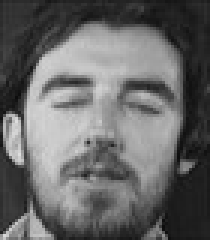
#> input picture ORL_dataset_split/train/109_11.jpg, 70 x 80 px (shown 3 times larger); its folder holds 4 pictures in this run
$ jupyter execute trial.ipynb   (shell and % lines are left out)
#> lines starting #> are read from the running program, lines starting #| are printed output that depends on the picture; pictures that were not available may be replaced by others from this repository, and a replacement may not be noted
[cell 1]
from os import path
import os
from matplotlib.image import imread
from matplotlib import pyplot as plt
import numpy as np
from skimage import io

[cell 2]
TRAIN_IMG_FOLDER = "./ORL_dataset_split/train"
TEST_IMG_FOLDER = "./ORL_dataset_split/test"

path.exists(TRAIN_IMG_FOLDER) and path.exists(TEST_IMG_FOLDER)

[cell 3]
train_set_files = os.listdir(TRAIN_IMG_FOLDER)
test_set_files = os.listdir(TEST_IMG_FOLDER)
#test_set_files, train_set_files

# every image in the folder is having size 70x80

height = 80
width = 70

print(
    f"training: {len(train_set_files)} pics, testing: {len(test_set_files)} pics")

[cell 4]
training_matrix = np.ndarray(
    shape=(len(train_set_files), height*width), dtype=np.float64)
# training_matrix

[cell 5]
img_num = 0
for img_path in train_set_files:
    img_abs_path = "./ORL_dataset_split/train/"+img_path
    # print(img_abs_path)
    img = io.imread(img_abs_path, as_gray=True)
#> img is the input picture: shape (80, 70); min 13, max 221, mean 103.6
    # plt.imshow(img,cmap="gray") #displays pic

    training_matrix[img_num:] = np.array(img, dtype='float64').flatten()
    img_num += 1

training_matrix.shape

[cell 6]
mean_face = np.zeros((1, height*width))
for i in training_matrix:
    mean_face = np.add(mean_face, i)

mean_face.shape
#> Out = (1, 5600)

[cell 7]
mean_face = np.divide(mean_face, float(len(train_set_files))).flatten()
#> mean_face = 5600 values, max 198.8 at index 1494, min 31.5 at index 830, mean 110.2
plt.imshow(mean_face.reshape(height, width), cmap='gray')
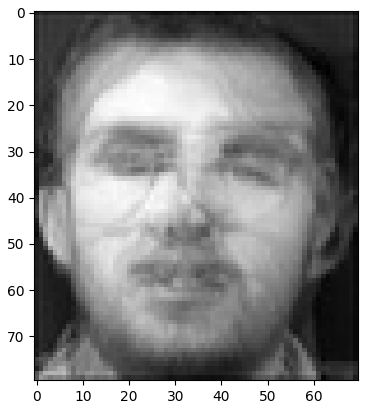
#> figure drawn by matplotlib, 1 panel

[cell 8]
normalised_training_matrix = np.ndarray(
    shape=(len(train_set_files), height*width))

for i in range(len(train_set_files)):
    normalised_training_matrix[i] = np.subtract(training_matrix[i], mean_face)

[cell 9]
for i in range(len(train_set_files)):
    img = normalised_training_matrix[i].reshape(height, width)
    plt.imshow(img, cmap='gray')
#> this loop made 4 passes
#> pass 1, `img = normalised_training_matrix[i].reshape(height, width)`:
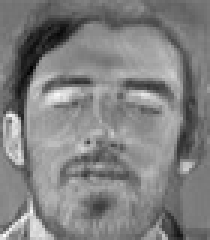
#> img: shape (80, 70) float64 (shown 3 times larger); min -112.8, max 96.75, mean -6.6; drawn with min black and max white
#> pass 2, `img = normalised_training_matrix[i].reshape(height, width)`:
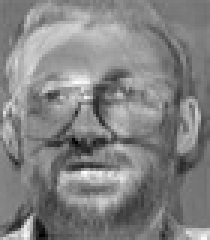
#> img: shape (80, 70) float64 (shown 3 times larger); min -109, max 84.75, mean -9.6; drawn with min black and max white
#> pass 3, `img = normalised_training_matrix[i].reshape(height, width)`:
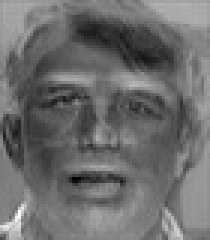
#> img: shape (80, 70) float64 (shown 3 times larger); min -97, max 135.8, mean 2.7; drawn with min black and max white
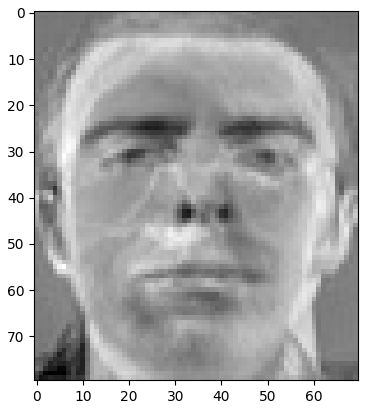
#> figure drawn by matplotlib, 1 panel

[cell 10]
cov_matrix = np.cov(normalised_training_matrix)
#> cov_matrix = [[892.6, -325.6, -264.8, -302.3], [-325.6, 733.5, -258.6, -149.4], [-264.8, -258.6, 905.2, -381.8], [-302.3, -149.4, -381.8, 833.5]]
cov_matrix = np.divide(cov_matrix, 25.0)
#> cov_matrix = [[35.7, -13.02, -10.59, -12.09], [-13.02, 29.34, -10.34, -5.98], [-10.59, -10.34, 36.21, -15.27], [-12.09, -5.98, -15.27, 33.34]]
print('Covariance Matrix Shape:', cov_matrix.shape)
#| Covariance Matrix Shape: (4, 4)

[cell 11]
eigenvalues, eigenvectors, = np.linalg.eig(cov_matrix)
#> eigenvalues = [0, 51.5, 47.1, 36]; eigenvectors = [[-0.5, -0.33, 0.795, -0.0943], [-0.5, 0.311, -0.275, -0.76], [-0.5, -0.621, -0.54, 0.27], [-0.5, 0.639, 0.0201, 0.584]]
eig_pairs = [(eigenvalues[index], eigenvectors[:, index])
             for index in range(len(eigenvalues))]
#> eig_pairs = [(0, [-0.5, -0.5, -0.5, -0.5]), (51.5, [-0.33, 0.311, -0.621, 0.639]), (47.1, [0.795, -0.275, -0.54, 0.0201]), (36, [-0.0943, -0.76, 0.27, 0.584])]

# Sort the eigen pairs in descending order:
eig_pairs.sort(reverse=True)
eigvalues_sort = [eig_pairs[index][0] for index in range(len(eigenvalues))]
#> eigvalues_sort = [51.5, 47.1, 36, 0]
eigvectors_sort = [eig_pairs[index][1] for index in range(len(eigenvalues))]
#> eigvectors_sort = [[-0.33, 0.311, -0.621, 0.639], [0.795, -0.275, -0.54, 0.0201], [-0.0943, -0.76, 0.27, 0.584], [-0.5, -0.5, -0.5, -0.5]]

sorted_ind = sorted(
    range(eigenvalues.shape[0]), key=lambda k: eigenvalues[k], reverse=True)
#> sorted_ind = [1, 2, 3, 0]

eigvalues_sort = eigenvalues[sorted_ind]
eigvectors_sort = eigenvectors[sorted_ind]
#> eigvectors_sort = [[-0.5, 0.311, -0.275, -0.76], [-0.5, -0.621, -0.54, 0.27], [-0.5, 0.639, 0.0201, 0.584], [-0.5, -0.33, 0.795, -0.0943]]
train_set_files_sort = np.array(train_set_files)[sorted_ind]

[cell 12]
var_comp_sum = np.cumsum(eigvalues_sort)/sum(eigvalues_sort)
#> var_comp_sum = [0.383, 0.733, 1, 1]

# Show cumulative proportion of varaince with respect to components
#print("Cumulative proportion of variance explained vector: \n%s" %var_comp_sum)

# x-axis for number of principal components kept
num_comp = range(1, len(eigvalues_sort)+1)
plt.title('Cum. Prop. Variance Explain and Components Kept')
plt.xlabel('Principal Components')
plt.ylabel('Cum. Prop. Variance Explained')

plt.scatter(num_comp, var_comp_sum)
plt.show()
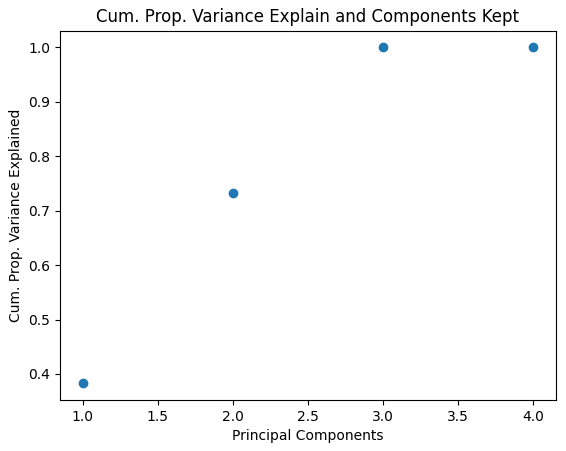
#> figure drawn by matplotlib, 1 panel

[cell 13]
reduced_data = np.array(eigvectors_sort[:125]).transpose()
#> reduced_data = [[-0.5, -0.5, -0.5, -0.5], [0.311, -0.621, 0.639, -0.33], [-0.275, -0.54, 0.0201, 0.795], [-0.76, 0.27, 0.584, -0.0943]]
reduced_data.shape
#> Out = (4, 4)

[cell 14]
proj_data = np.dot(training_matrix.transpose(), reduced_data)
proj_data = proj_data.transpose()
proj_data.shape
#> Out = (4, 5600)

[cell 15]
for i in range(proj_data.shape[0]):
    img = proj_data[i].reshape(height, width)
    plt.imshow(img, cmap='gray')
    plt.tick_params(labelleft='off', labelbottom='off', bottom='off',
                    top='off', right='off', left='off', which='both')
#> this loop made 4 passes
#> pass 1, `img = proj_data[i].reshape(height, width)`:
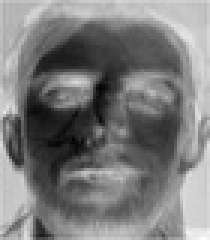
#> img: shape (80, 70) float64 (shown 3 times larger); min -276.5, max -6.69, mean -145.5; drawn with min black and max white
#> pass 2, `img = proj_data[i].reshape(height, width)`:
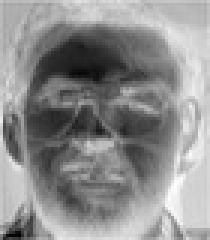
#> img: shape (80, 70) float64 (shown 3 times larger); min -305.9, max -11.73, mean -141.7; drawn with min black and max white
#> pass 3, `img = proj_data[i].reshape(height, width)`:
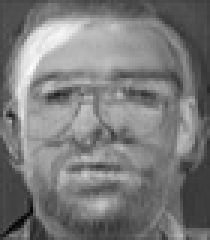
#> img: shape (80, 70) float64 (shown 3 times larger); min -46.74, max 230.5, mean 87; drawn with min black and max white
plt.show()
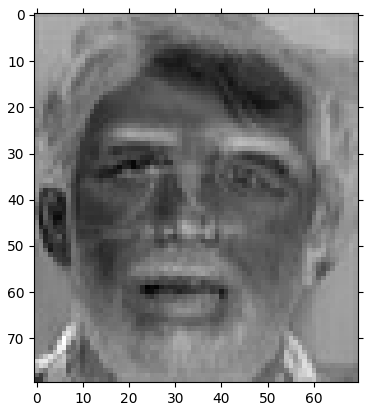
#> figure drawn by matplotlib, 1 panel

[cell 16]
w = np.array([np.dot(proj_data, i) for i in normalised_training_matrix])
#> w = [[1073660.6, 878481.5, -6116852.5, -2971589.2], [9280663, 4527571.6, -584537, -1330489.1], [3811235.7, 2418824.5, -3350146.3, 5923810.6], [-14165559.3, -7824877.6, 10051535.7, -1621732.3]]
print(w.shape)
#| (4, 4)

[cell 17]
#fixing this cell

def recogniser(test_image_names, train_image_names, proj_data, w, t0=2e8, prn=False):

#> called with proj_data = array of shape (4, 5600), w = array of shape (4, 4), t0 = 200000000, prn = True
    count = 0
    num_images = 0
    correct_pred = 0

    result = []
    wts = []

    # False match rate (FMR)
    FMR_count = 0

    # False non-match rate (FNMR)
    FNMR_count = 0

    test_image_names2 = sorted(test_image_names)


    for img in test_image_names2:

        unknown_face = io.imread("./ORL_dataset_split/test/"+img, as_gray=True)
        num_images += 1

        unknown_face_vector = np.array(unknown_face, dtype='float64').flatten()
#> unknown_face_vector = 5600 values, max 221 at index 3576, min 13 at index 2245, mean 103.6
        normalised_uface_vector = np.subtract(unknown_face_vector, mean_face)
#> normalised_uface_vector = 5600 values, max 96.75 at index 5461, min -112.8 at index 1550, mean -6.61

        w_unknown = np.dot(proj_data, normalised_uface_vector)
#> w_unknown = [1073660.6, 878481.5, -6116852.5, -2971589.2]
        diff = w - w_unknown
#> diff = [[0, 0, 0, 0], [8207002.3, 3649090.1, 5532315.5, 1641100.1], [2737575, 1540342.9, 2766706.2, 8895399.9], [-15239219.9, -8703359.2, 16168388.2, 1349856.9]]
        norms = np.linalg.norm(diff, axis=1)
#> norms = [0, 10675695.3, 9831061.8, 23900233.8]
        index = np.argmin(norms)
#> index = 0

        wts.append([count, norms[index]])

        # if prn:
        #    print('Input:'+'.'.join(img.split('.')[:2]), end='\t')
        count += 1

        match = img.split('_')[0] == train_image_names[index].split('_')[0]
#> match = True
        if norms[index] < t0:  # It's a face
            if match:
                if prn:
                    print('Matched:' + train_image_names[index], end='\t')
#| Matched:109_11.jpg
                correct_pred += 1
                result.append(1)
            else:
                if prn:
                    print('F/Matched:'+train_image_names[index], end='\t')
                result.append(0)
                FMR_count += 1
        else:
            if match:
                if prn:
                    print('Unknown face!'+train_image_names[index], end='\t')
                FNMR_count += 1

            else:
                pass
                correct_pred += 1

        if prn:
            print(norms[index], end=' ')
#| 0.0
        if prn:
            print()

    FMR = FMR_count/num_images
    FNMR = FNMR_count/num_images

    print('Correct predictions: {}/{} = {} \t\t'.format(correct_pred,
                                                        num_images, correct_pred/num_images), end=' ')
    print('FMR: {} \t'.format(FMR), end=' ')
    print('FNMR: {} \t'.format(FNMR))

    return wts, result, correct_pred, num_images, FMR, FNMR


wts, result, correct_pred, num_images, FMR, FNMR = recogniser(
    test_set_files, train_set_files, proj_data, w, t0=2e8, prn=True)
#> wts = [[0, 0]]; result = [1]; correct_pred = 1; num_images = 1; FMR = 0; FNMR = 0
